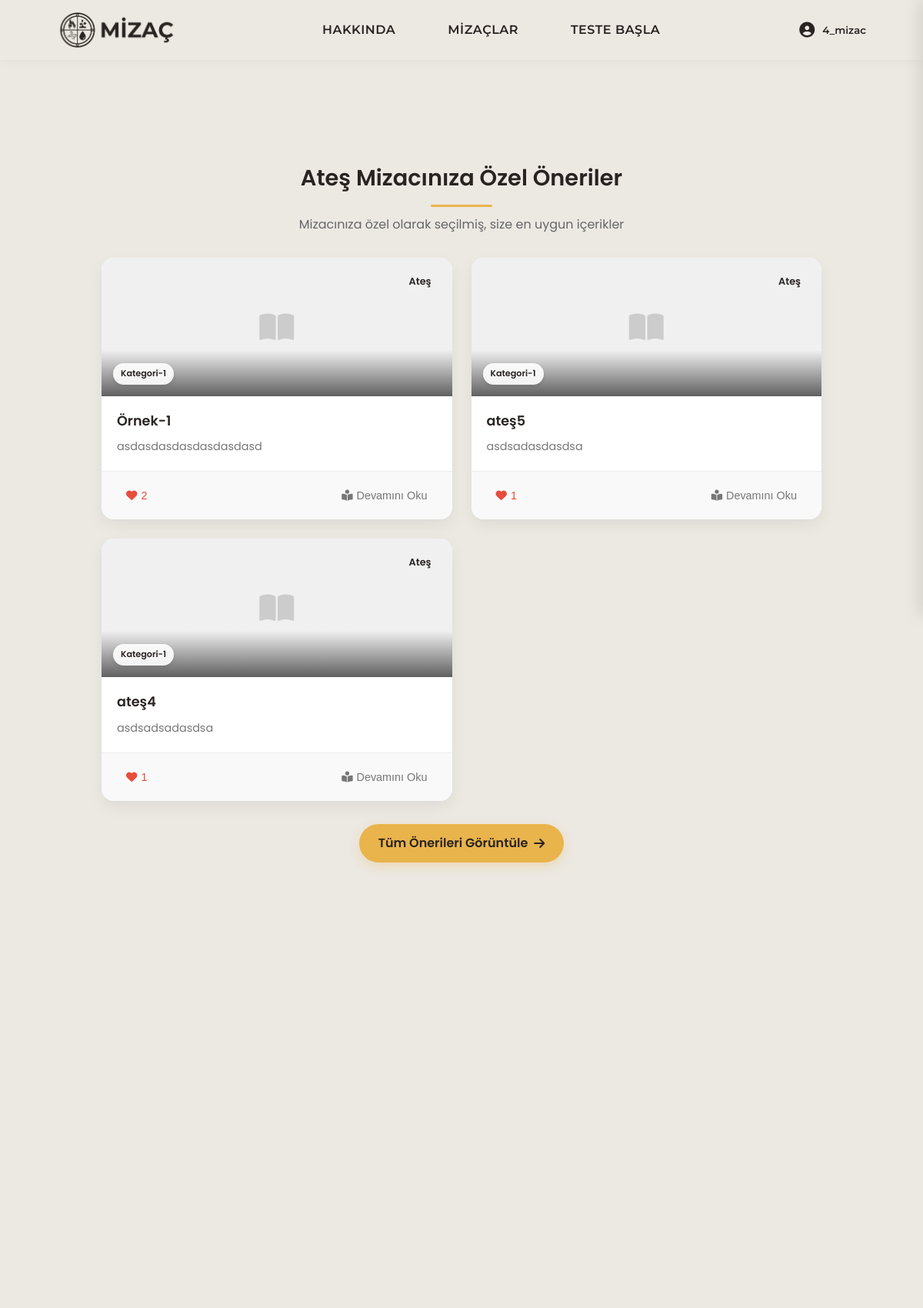
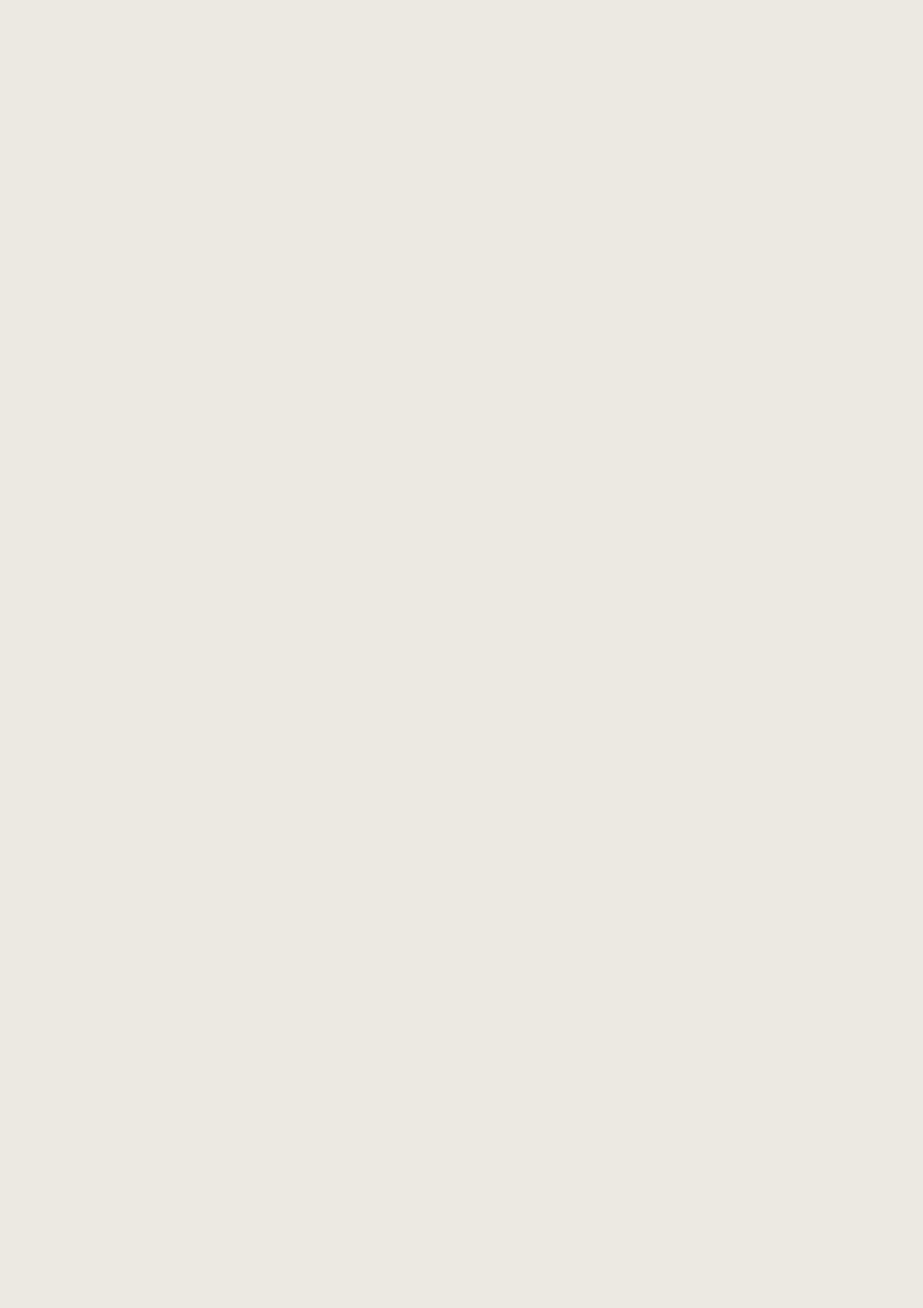
The page / (signed in, upper part) on the database its author committed (2 pictures, top to bottom).
### testing_algorithm/models.py (models this page shows, shortened)
class ElementType(models.Model):
    name = models.CharField(max_length=50)
    description = models.TextField()
    characteristics = models.TextField()
    is_warm = models.BooleanField(default=False)  # Sıcak/Soğuk
    is_moist = models.BooleanField(default=False)  # Nemli/Kuru

### profiles/models.py (models this page shows, shortened)
class RecommendedContent(models.Model):
    ELEMENT_CHOICES = [
        ('Ateş', 'Ateş'),
        ('Hava', 'Hava'),
        ('Su', 'Su'),
        ('Toprak', 'Toprak'),
    ]
    title = models.CharField(max_length=200, verbose_name="Başlık")
    short_description = models.TextField(verbose_name="Kısa Açıklama")
    content = models.TextField(verbose_name="İçerik")
    image = models.ImageField(upload_to='content_images/', blank=True, null=True, verbose_name="Görsel")
    category = models.ForeignKey(ContentCategory, on_delete=models.CASCADE, related_name="contents", verbose_name="Kategori")
    related_element_name = models.CharField(
        max_length=50,
        verbose_name="İlgili Mizaç Elementi",
        choices=ELEMENT_CHOICES,
        help_text="Ateş, Hava, Su veya Toprak değerlerinden birini seçin"
    )
    is_active = models.BooleanField(default=True, verbose_name="Aktif mi?")
    created_at = models.DateTimeField(auto_now_add=True, verbose_name="Oluşturulma Tarihi")
    updated_at = models.DateTimeField(auto_now=True, verbose_name="Güncellenme Tarihi")
    order = models.PositiveIntegerField(default=0, verbose_name="Sıralama")
    class Meta:
        verbose_name = "Önerilen İçerik"
        verbose_name_plural = "Önerilen İçerikler"
        ordering = ['order', '-created_at']

class ContentCategory(models.Model):
    name = models.CharField(max_length=100, verbose_name="Kategori Adı")
    description = models.TextField(blank=True, null=True, verbose_name="Açıklama")
    class Meta:
        verbose_name = "İçerik Kategorisi"
        verbose_name_plural = "İçerik Kategorileri"

### main/views.py (the view)
# urls.py: path('', views.index, name='index'),
def index(request):
    context = {}
    if request.user.is_authenticated:
        test_result = TestResult.objects.filter(user=request.user).order_by('-date_taken').first()
        if test_result:
            user_element = test_result.dominant_element
            user_suggestions = RecommendedContent.objects.filter(
                related_element_name=user_element.name,
                is_active=True
            ).annotate(
                like_count=Count('user_interactions', filter=Q(user_interactions__liked=True))
            ).order_by('-like_count', '-created_at')[:3]
            user_interactions = UserContentInteraction.objects.filter(user=request.user)
            interactions_dict = {interaction.content_id: interaction for interaction in user_interactions}
            for content in user_suggestions:
                if content.id in interactions_dict:
                    interaction = interactions_dict[content.id]
                    content.is_liked = interaction.liked
                    content.is_saved = interaction.saved
                    content.is_viewed = interaction.viewed
                else:
                    content.is_liked = False
                    content.is_saved = False
                    content.is_viewed = False
            context = {
                'user_element': user_element,
                'user_suggestions': user_suggestions,
                'has_test_result': True
            }
        else:
            context = {
                'has_test_result': False
            }
    else:
        context = {
            'has_test_result': False
        }
    return render(request, 'main/index.html', context)

### templates/main/index.html (shortened to what this page needs)
{% extends 'base.html' %}
{% load static %}
{% block extra_css %}
<link rel="stylesheet" href="{% static 'css/index.css' %}">
{% if has_test_result %}
<link rel="stylesheet" href="{% static 'css/temperaments.css' %}">
{% endif %}
{% endblock %}
{% block content %}
{% if has_test_result %}
<section class="temperament-suggestions">
  <div class="container">
    <div class="suggestions-header">
      <h2>{{ user_element.name }} Mizacınıza Özel Öneriler</h2>
      <p>Mizacınıza özel olarak seçilmiş, size en uygun içerikler</p>
    </div>
    <div class="suggestions-grid">
      {% for content in user_suggestions %}
        <div class="suggestion-card" data-content-id="{{ content.id }}">
          {% if content.image %}
            <div class="suggestion-image" style="background-image: url('{{ content.image.url }}')">
              <div class="suggestion-element {{ user_element.name|lower }}">{{ user_element.name }}</div>
              <div class="suggestion-category">{{ content.category.name }}</div>
            </div>
          {% else %}
            <div class="suggestion-image placeholder-image">
              <i class="fas fa-book-open"></i>
              <div class="suggestion-element {{ user_element.name|lower }}">{{ user_element.name }}</div>
              <div class="suggestion-category">{{ content.category.name }}</div>
            </div>
          {% endif %}
          <h3 class="suggestion-title">{{ content.title }}</h3>
          <p class="suggestion-description">{{ content.short_description|truncatechars:80 }}</p>
          <div class="suggestion-actions">
            <button class="suggestion-button like-button {% if content.is_liked %}liked{% endif %}"
                    data-content-id="{{ content.id }}">
              <i class="{% if content.is_liked %}fas{% else %}far{% endif %} fa-heart"></i>
              <span class="like-count">{{ content.like_count }}</span>
            </button>
            <button class="suggestion-button read-more" data-content-id="{{ content.id }}">
              <i class="fas fa-book-reader"></i> Devamını Oku
            </button>
          </div>
        </div>
      {% empty %}
        <div class="empty-state">
          <div class="empty-icon"><i class="fas fa-inbox"></i></div>
          <p class="empty-text">{{ user_element.name }} mizacı için henüz öneri içeriği eklenmemiştir.</p>
        </div>
      {% endfor %}
    </div>
    <div class="suggestions-more">
      <a href="{% url 'my_suggestions' %}" class="more-link">
        Tüm Önerileri Görüntüle <i class="fas fa-arrow-right"></i>
      </a>
    </div>
  </div>
</section>
{% endif %}
{% endblock %}

### templates/base.html (shortened to what this page needs)
{% load static %}
<!DOCTYPE html>
<html lang="tr">
<head>
    {% load static %}
    <link rel="stylesheet" href="{% static 'css/base.css' %}">
    {% block extra_css %}{% endblock %}
    <link href="https://cdnjs.cloudflare.com/ajax/libs/font-awesome/6.4.0/css/all.min.css" rel="stylesheet">
</head>
<body>
    <div class="page-container">
        <header class="nav-container">
            <div class="header-content">
                <a href="{% url 'index' %}" class="logo">
                    <img src="{% static 'images/logo.jpg' %}" alt="MİZAÇ" class="logo-img">
                </a>
                <nav class="nav-links">
                    <a href="{% url 'about' %}" class="nav-item">HAKKINDA</a>
                    <a href="{% url 'temperaments' %}" class="nav-item">MİZAÇLAR</a>
                    <a href="{% url 'test_list' %}" class="nav-item">TESTE BAŞLA</a>
                </nav>
                {% if user.is_authenticated %}
                <div class="profile-container">
                    <button class="profile-button">
                        <i class="fas fa-user-circle"></i>
                        <span class="username-display">{{ user.username }}</span>
                    </button>
                </div>
                {% else %}
                    <a href="{% url 'login' %}" class="login-button"><i class="fas fa-sign-in-alt"></i> GİRİŞ YAP</a>
                {% endif %}
            </div>
        </header>
        <main>
            {% block content %}{% endblock %}
        </main>
    </div>
</body>
</html>

### static/css/base.css (style rules this page uses)
* { margin: 0; padding: 0; box-sizing: border-box; }
:root { --primary-color: #292321; --secondary-color: #ece9e3; --accent-color: #e9b44c; --text-color: #292321; --light-text: #fafafa; --dark-bg: #1a1a1a; --border-radius: 16px; --card-radius: 20px; --box-shadow: 0 10px 30px rgba(0, 0, 0, 0.07); --card-shadow: 0 15px 35px rgba(0, 0, 0, 0.08); --transition: all 0.3s cubic-bezier(0.25, 0.8, 0.25, 1); }
body { font-family: 'Poppins', sans-serif; background-color: var(--secondary-color); color: var(--text-color); max-width: 100vw; overflow-x: hidden; line-height: 1.6; }
html, body { height: 100%; }
.page-container { display: flex; flex-direction: column; min-height: 100vh; }
.container { width: 90%; max-width: 1200px; margin: 0 auto; padding: 20px; }
.nav-container { display: flex; justify-content: space-between; align-items: center; padding: 15px 5%; background-color: #ece9e3; backdrop-filter: blur(10px); box-shadow: 0 2px 15px rgba(0, 0, 0, 0.04); position: sticky; top: 0; z-index: 1000; transition: var(--transition); }
.header-content { display: flex; justify-content: space-between; align-items: center; width: 100%; }
.logo { display: flex; align-items: center; }
.logo-img { height: 48px; width: auto; border-radius: 10px; transition: var(--transition); }
.nav-links { display: flex; gap: 36px; }
.nav-item, .login-button { font-family: 'Montserrat', sans-serif; font-weight: 600; text-decoration: none; color: var(--primary-color); padding: 8px 16px; transition: var(--transition); position: relative; letter-spacing: 0.5px; }
.nav-item::after, .login-button::after { content: ''; position: absolute; width: 0; height: 2px; bottom: 0; left: 50%; background-color: var(--accent-color); transition: var(--transition); transform: translateX(-50%); }
.profile-container { position: relative; }
.profile-button { display: flex; align-items: center; gap: 10px; background: none; border: 2px solid transparent; border-radius: var(--border-radius); cursor: pointer; padding: 8px 12px; transition: var(--transition); color: var(--primary-color); }
.profile-button i { font-size: 20px; color: var(--primary-color); }
.username-display { font-weight: 600; color: var(--primary-color); font-family: 'Montserrat', sans-serif; }
.appear { opacity: 1 !important; transform: translateY(0) !important; }

### rows shown on the page
ElementType: name "Ateş"
RecommendedContent: category.name "Kategori-1", title "Örnek-1", short_description "asdasdasdasdasdasdasd", like_count "2"
RecommendedContent: category.name "Kategori-1", title "ateş5", short_description "asdsadasdasdsa", like_count "1"
RecommendedContent: category.name "Kategori-1", title "ateş4", short_description "asdsadsadasdsa", like_count "1"

### other values the page prints
{{ user.username }} "4_mizac"
